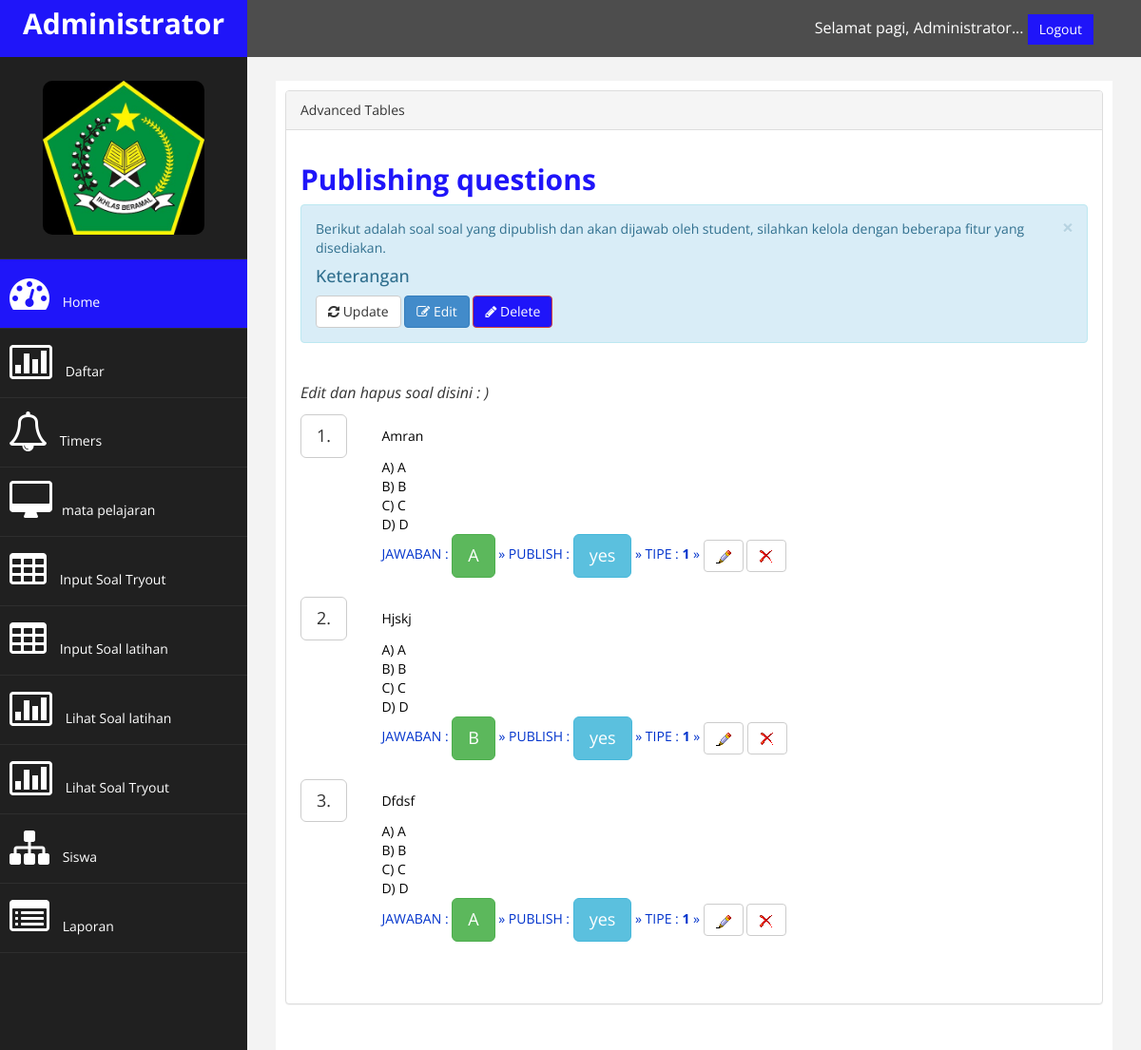
Screenshot of /admin/home.php?page=view (signed in) with the database file from the repository.
### tables this page shows
CREATE TABLE `tabel_soal` (
  `id_soal` int(4) NOT NULL,
  `id_kategori` int(5) NOT NULL,
  `pertanyaan` varchar(100) NOT NULL,
  `pilihan_a` varchar(100) NOT NULL,
  `pilihan_b` varchar(100) NOT NULL,
  `pilihan_c` varchar(100) NOT NULL,
  `pilihan_d` varchar(100) NOT NULL,
  `jawaban` varchar(100) NOT NULL,
  `publish` enum('yes','no') NOT NULL,
  `tipe` int(2) NOT NULL
);

### admin/view.php (the view)
<?php
if(isset($_SESSION['id_admin'])){
?>
       <h2><strong>Publishing questions</strong></h2>
                            <div class="alert alert-info alert-dismissable">
                                <button type="button" class="close" data-dismiss="alert" aria-hidden="true">×</button>
                                Berikut adalah soal soal yang dipublish dan akan dijawab oleh student, silahkan kelola dengan beberapa fitur yang disediakan.
							<h4>Keterangan</h4>
                    <button class="btn btn-default"><i class=" fa fa-refresh "></i> Update</button>
											<button class="btn btn-primary"><i class="fa fa-edit "></i> Edit</button>
											<button class="btn btn-danger"><i class="fa fa-pencil"></i> Delete</button>
							</div>
        <p>
        <?php
		$query=mysql_query("select * from tabel_soal order by tipe asc");
		echo "<i>Edit dan hapus soal disini : )</i>";
		?><table width="100%"><?php
		$no=0;
		while($row=mysql_fetch_array($query)){
		?>
			<tr>
           		<td><font color="#000000"><span class='btn btn-default btn-lg'><?php echo $no=$no+1;?>.</span></font></td><td><font color="#000000"><?php echo $row['pertanyaan'];?></font></td>
            </tr>
            <tr>
           		<td></td><td><font color="#000000">A) <?php echo $row['pilihan_a'];?></font></td>
            </tr>
            <tr>
           		<td></td><td><font color="#000000">B) <?php echo $row['pilihan_b'];?></font></td>
            </tr>
            <tr>
           		<td></td><td><font color="#000000">C) <?php echo $row['pilihan_c'];?></font></td>
            </tr>
            <tr>
           		<td></td><td><font color="#000000">D) <?php echo $row['pilihan_d'];?></font></td>
            </tr>
            <tr>
           		<td></td><td><font color="#0033CC">JAWABAN : <b><span class='btn btn-success btn-lg'><?php echo $row['jawaban'];?></span></b> &raquo; PUBLISH : <span class='btn btn-info btn-lg'><?php echo $row['publish'];?></span> &raquo;
                TIPE : <b><?php echo ucwords($row['tipe']);?></b> &raquo;</font>
                <a class="btn btn-default" href="?page=edit&id=<?php echo $row['id_soal']?>" title="Edit"><img src="img/update.png" /></a> <a  class="btn btn-default" href="?page=delete&id=<?php echo $row['id_soal']?>" title="Delete" onclick="return confirm('Apakah anda yakin akan menghapus pertanyaan ini ?')"><img src="img/hapus.png" /></a>
                </td>
            </tr>
            <tr>
           		<td colspan="2"><br /></td>
            </tr>
		<?php
		}
		?>
        </table>
        </p>
<?php
}else{
	?><p>Anda belum login. silahkan <a href="index.php">Login</a></p><?php
}
?>

### admin/assets/css/custom.css (style rules this page uses)
body { font-family: 'Open Sans', sans-serif; }
h2 { color: #1f15f9; }
h4 { padding-top:10px; }
p { font-size:16px; line-height:25px; padding-top:20px; }

### rows the page displays
tabel_soal: pertanyaan "Amran", pilihan_a "A", pilihan_b "B", pilihan_c "C", pilihan_d "D", jawaban "A", publish "yes", tipe "1"
tabel_soal: no "2", pertanyaan "Hjskj", pilihan_a "A", pilihan_b "B", pilihan_c "C", pilihan_d "D", jawaban "B", publish "yes", tipe "1"
tabel_soal: no "3", pertanyaan "Dfdsf", pilihan_a "A", pilihan_b "B", pilihan_c "C", pilihan_d "D", jawaban "A", publish "yes", tipe "1"
